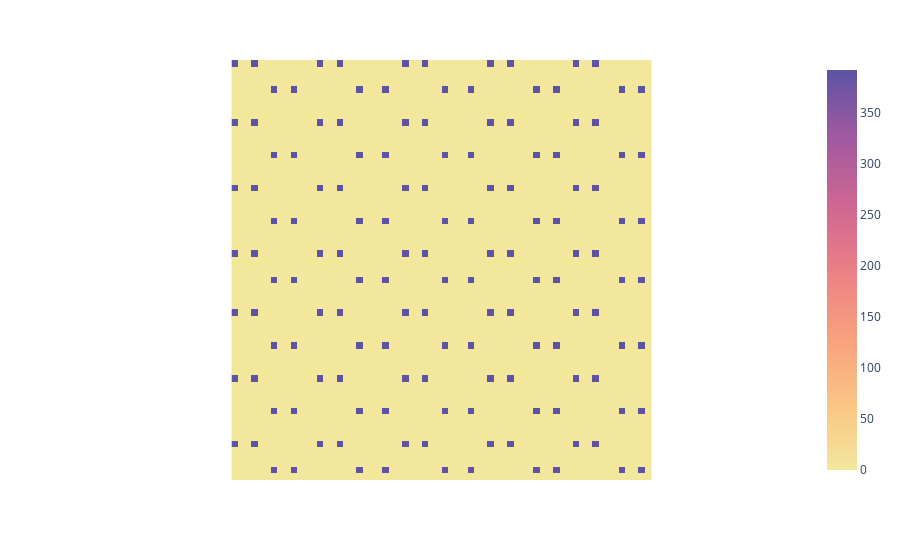

Here is the notebook cell this chart was saved with:
### Code cell
fig = px.imshow(abs(v), color_continuous_scale='sunset')

fig.update_layout(coloraxis_showscale=True)

fig.update_xaxes(showticklabels=False)

fig.update_yaxes(showticklabels=False)

fig.show()

### Figure 1 — Plotly figure (JSON) as saved in the notebook; plotly's stock layout.template omitted (floating-point values rounded to 4 significant figures; data arrays with more than 128 entries replaced by an {"elided": "..."} marker saying what was removed)
{"data": [{"coloraxis": "coloraxis", "hovertemplate": "x: %{x}<br>y: %{y}<br>color: %{z}<extra></extra>", "type": "heatmap", "z": {"elided": "64x64 float values"}}], "layout": {"coloraxis": {"colorscale": [[0, "rgb(243, 231, 155)"], [0.1667, "rgb(250, 196, 132)"], [0.3333, "rgb(248, 160, 126)"], [0.5, "rgb(235, 127, 134)"], [0.6667, "rgb(206, 102, 147)"], [0.8333, "rgb(160, 89, 160)"], [1, "rgb(92, 83, 165)"]], "showscale": true}, "margin": {"t": 60}, "xaxis": {"constrain": "domain", "scaleanchor": "y", "showticklabels": false}, "yaxis": {"autorange": "reversed", "constrain": "domain", "showticklabels": false}}}
